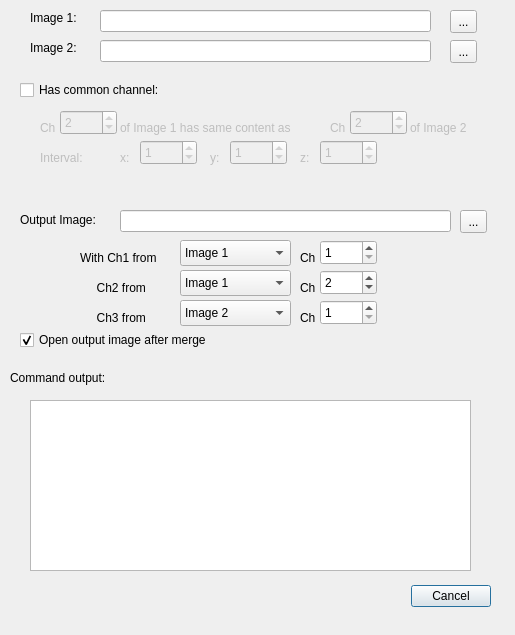
<?xml version="1.0" encoding="UTF-8"?>
<ui version="4.0">
 <class>ZMergeImageDialog</class>
 <widget class="QDialog" name="ZMergeImageDialog">
  <property name="geometry">
   <rect>
    <x>0</x>
    <y>0</y>
    <width>515</width>
    <height>635</height>
   </rect>
  </property>
  <property name="windowTitle">
   <string>Merge Images</string>
  </property>
  <widget class="QDialogButtonBox" name="buttonBox">
   <property name="geometry">
    <rect>
     <x>20</x>
     <y>580</y>
     <width>471</width>
     <height>32</height>
    </rect>
   </property>
   <property name="orientation">
    <enum>Qt::Horizontal</enum>
   </property>
   <property name="standardButtons">
    <set>QDialogButtonBox::Cancel</set>
   </property>
   <property name="centerButtons">
    <bool>false</bool>
   </property>
  </widget>
  <widget class="QLabel" name="label">
   <property name="geometry">
    <rect>
     <x>30</x>
     <y>10</y>
     <width>62</width>
     <height>16</height>
    </rect>
   </property>
   <property name="text">
    <string>Image 1:</string>
   </property>
  </widget>
  <widget class="QLineEdit" name="Image1lineEdit">
   <property name="geometry">
    <rect>
     <x>100</x>
     <y>10</y>
     <width>331</width>
     <height>22</height>
    </rect>
   </property>
  </widget>
  <widget class="QToolButton" name="Image1ToolButton">
   <property name="geometry">
    <rect>
     <x>450</x>
     <y>10</y>
     <width>27</width>
     <height>23</height>
    </rect>
   </property>
   <property name="text">
    <string>...</string>
   </property>
  </widget>
  <widget class="QLineEdit" name="Image2lineEdit">
   <property name="geometry">
    <rect>
     <x>100</x>
     <y>40</y>
     <width>331</width>
     <height>22</height>
    </rect>
   </property>
  </widget>
  <widget class="QToolButton" name="Image2ToolButton">
   <property name="geometry">
    <rect>
     <x>450</x>
     <y>40</y>
     <width>27</width>
     <height>23</height>
    </rect>
   </property>
   <property name="text">
    <string>...</string>
   </property>
  </widget>
  <widget class="QLabel" name="label_2">
   <property name="geometry">
    <rect>
     <x>30</x>
     <y>40</y>
     <width>62</width>
     <height>16</height>
    </rect>
   </property>
   <property name="text">
    <string>Image 2:</string>
   </property>
  </widget>
  <widget class="QCheckBox" name="hasCommonChannelCheckBox">
   <property name="geometry">
    <rect>
     <x>20</x>
     <y>80</y>
     <width>171</width>
     <height>20</height>
    </rect>
   </property>
   <property name="toolTip">
    <string>Register this channel</string>
   </property>
   <property name="text">
    <string>Has common channel:</string>
   </property>
  </widget>
  <widget class="QLabel" name="label_3">
   <property name="enabled">
    <bool>false</bool>
   </property>
   <property name="geometry">
    <rect>
     <x>40</x>
     <y>120</y>
     <width>31</width>
     <height>16</height>
    </rect>
   </property>
   <property name="text">
    <string>Ch</string>
   </property>
  </widget>
  <widget class="QSpinBox" name="Image1CommonChannelSpinBox">
   <property name="enabled">
    <bool>false</bool>
   </property>
   <property name="geometry">
    <rect>
     <x>60</x>
     <y>110</y>
     <width>57</width>
     <height>25</height>
    </rect>
   </property>
   <property name="minimum">
    <number>1</number>
   </property>
   <property name="maximum">
    <number>3</number>
   </property>
   <property name="value">
    <number>2</number>
   </property>
  </widget>
  <widget class="QLabel" name="label_4">
   <property name="enabled">
    <bool>false</bool>
   </property>
   <property name="geometry">
    <rect>
     <x>120</x>
     <y>120</y>
     <width>221</width>
     <height>16</height>
    </rect>
   </property>
   <property name="text">
    <string>of Image 1 has same content as</string>
   </property>
  </widget>
  <widget class="QSpinBox" name="Image2CommonChannelSpinBox">
   <property name="enabled">
    <bool>false</bool>
   </property>
   <property name="geometry">
    <rect>
     <x>350</x>
     <y>110</y>
     <width>57</width>
     <height>25</height>
    </rect>
   </property>
   <property name="minimum">
    <number>1</number>
   </property>
   <property name="maximum">
    <number>3</number>
   </property>
   <property name="value">
    <number>2</number>
   </property>
  </widget>
  <widget class="QLabel" name="label_5">
   <property name="enabled">
    <bool>false</bool>
   </property>
   <property name="geometry">
    <rect>
     <x>410</x>
     <y>120</y>
     <width>81</width>
     <height>16</height>
    </rect>
   </property>
   <property name="text">
    <string>of Image 2</string>
   </property>
  </widget>
  <widget class="QLineEdit" name="OutputImagelineEdit">
   <property name="geometry">
    <rect>
     <x>120</x>
     <y>210</y>
     <width>331</width>
     <height>22</height>
    </rect>
   </property>
  </widget>
  <widget class="QToolButton" name="OutputImageToolButton">
   <property name="geometry">
    <rect>
     <x>460</x>
     <y>210</y>
     <width>27</width>
     <height>23</height>
    </rect>
   </property>
   <property name="text">
    <string>...</string>
   </property>
  </widget>
  <widget class="QLabel" name="label_6">
   <property name="geometry">
    <rect>
     <x>20</x>
     <y>210</y>
     <width>91</width>
     <height>20</height>
    </rect>
   </property>
   <property name="text">
    <string>Output Image:</string>
   </property>
  </widget>
  <widget class="QLabel" name="label_7">
   <property name="geometry">
    <rect>
     <x>80</x>
     <y>250</y>
     <width>101</width>
     <height>16</height>
    </rect>
   </property>
   <property name="text">
    <string>With Ch1 from </string>
   </property>
  </widget>
  <widget class="QLabel" name="label_8">
   <property name="enabled">
    <bool>true</bool>
   </property>
   <property name="geometry">
    <rect>
     <x>300</x>
     <y>250</y>
     <width>62</width>
     <height>16</height>
    </rect>
   </property>
   <property name="text">
    <string>Ch</string>
   </property>
  </widget>
  <widget class="QSpinBox" name="Ch1ImageChannelSpinBox">
   <property name="enabled">
    <bool>true</bool>
   </property>
   <property name="geometry">
    <rect>
     <x>320</x>
     <y>240</y>
     <width>57</width>
     <height>25</height>
    </rect>
   </property>
   <property name="minimum">
    <number>1</number>
   </property>
   <property name="maximum">
    <number>3</number>
   </property>
   <property name="value">
    <number>1</number>
   </property>
  </widget>
  <widget class="QComboBox" name="Ch1ImageComboBox">
   <property name="geometry">
    <rect>
     <x>180</x>
     <y>240</y>
     <width>111</width>
     <height>26</height>
    </rect>
   </property>
   <property name="currentIndex">
    <number>1</number>
   </property>
   <item>
    <property name="text">
     <string>None</string>
    </property>
   </item>
   <item>
    <property name="text">
     <string>Image 1</string>
    </property>
   </item>
   <item>
    <property name="text">
     <string>Image 2</string>
    </property>
   </item>
  </widget>
  <widget class="QLabel" name="label_9">
   <property name="enabled">
    <bool>true</bool>
   </property>
   <property name="geometry">
    <rect>
     <x>300</x>
     <y>280</y>
     <width>62</width>
     <height>16</height>
    </rect>
   </property>
   <property name="text">
    <string>Ch</string>
   </property>
  </widget>
  <widget class="QLabel" name="label_10">
   <property name="geometry">
    <rect>
     <x>80</x>
     <y>280</y>
     <width>101</width>
     <height>16</height>
    </rect>
   </property>
   <property name="text">
    <string>     Ch2 from </string>
   </property>
  </widget>
  <widget class="QSpinBox" name="Ch2ImageChannelSpinBox">
   <property name="enabled">
    <bool>true</bool>
   </property>
   <property name="geometry">
    <rect>
     <x>320</x>
     <y>270</y>
     <width>57</width>
     <height>25</height>
    </rect>
   </property>
   <property name="minimum">
    <number>1</number>
   </property>
   <property name="maximum">
    <number>3</number>
   </property>
   <property name="value">
    <number>2</number>
   </property>
  </widget>
  <widget class="QComboBox" name="Ch2ImageComboBox">
   <property name="geometry">
    <rect>
     <x>180</x>
     <y>270</y>
     <width>111</width>
     <height>26</height>
    </rect>
   </property>
   <property name="currentIndex">
    <number>1</number>
   </property>
   <item>
    <property name="text">
     <string>None</string>
    </property>
   </item>
   <item>
    <property name="text">
     <string>Image 1</string>
    </property>
   </item>
   <item>
    <property name="text">
     <string>Image 2</string>
    </property>
   </item>
  </widget>
  <widget class="QLabel" name="label_11">
   <property name="enabled">
    <bool>true</bool>
   </property>
   <property name="geometry">
    <rect>
     <x>300</x>
     <y>310</y>
     <width>62</width>
     <height>16</height>
    </rect>
   </property>
   <property name="text">
    <string>Ch</string>
   </property>
  </widget>
  <widget class="QLabel" name="label_12">
   <property name="geometry">
    <rect>
     <x>80</x>
     <y>310</y>
     <width>101</width>
     <height>16</height>
    </rect>
   </property>
   <property name="text">
    <string>     Ch3 from </string>
   </property>
  </widget>
  <widget class="QSpinBox" name="Ch3ImageChannelSpinBox">
   <property name="enabled">
    <bool>true</bool>
   </property>
   <property name="geometry">
    <rect>
     <x>320</x>
     <y>300</y>
     <width>57</width>
     <height>25</height>
    </rect>
   </property>
   <property name="minimum">
    <number>1</number>
   </property>
   <property name="maximum">
    <number>3</number>
   </property>
   <property name="value">
    <number>1</number>
   </property>
  </widget>
  <widget class="QComboBox" name="Ch3ImageComboBox">
   <property name="geometry">
    <rect>
     <x>180</x>
     <y>300</y>
     <width>111</width>
     <height>26</height>
    </rect>
   </property>
   <property name="currentIndex">
    <number>2</number>
   </property>
   <item>
    <property name="text">
     <string>None</string>
    </property>
   </item>
   <item>
    <property name="text">
     <string>Image 1</string>
    </property>
   </item>
   <item>
    <property name="text">
     <string>Image 2</string>
    </property>
   </item>
  </widget>
  <widget class="QTextEdit" name="commandOutputTextEdit">
   <property name="geometry">
    <rect>
     <x>30</x>
     <y>400</y>
     <width>441</width>
     <height>171</height>
    </rect>
   </property>
   <property name="readOnly">
    <bool>true</bool>
   </property>
  </widget>
  <widget class="QLabel" name="label_13">
   <property name="geometry">
    <rect>
     <x>10</x>
     <y>370</y>
     <width>121</width>
     <height>16</height>
    </rect>
   </property>
   <property name="text">
    <string>Command output:</string>
   </property>
  </widget>
  <widget class="QLabel" name="label_14">
   <property name="enabled">
    <bool>false</bool>
   </property>
   <property name="geometry">
    <rect>
     <x>330</x>
     <y>120</y>
     <width>21</width>
     <height>16</height>
    </rect>
   </property>
   <property name="text">
    <string>Ch</string>
   </property>
  </widget>
  <widget class="QCheckBox" name="OpenOutputImageCheckBox">
   <property name="geometry">
    <rect>
     <x>20</x>
     <y>330</y>
     <width>231</width>
     <height>20</height>
    </rect>
   </property>
   <property name="text">
    <string>Open output image after merge</string>
   </property>
   <property name="checked">
    <bool>true</bool>
   </property>
  </widget>
  <widget class="QLabel" name="label_15">
   <property name="enabled">
    <bool>false</bool>
   </property>
   <property name="geometry">
    <rect>
     <x>40</x>
     <y>150</y>
     <width>62</width>
     <height>16</height>
    </rect>
   </property>
   <property name="toolTip">
    <string>Downsample while registering images</string>
   </property>
   <property name="text">
    <string>Interval:</string>
   </property>
  </widget>
  <widget class="QLabel" name="label_16">
   <property name="enabled">
    <bool>false</bool>
   </property>
   <property name="geometry">
    <rect>
     <x>120</x>
     <y>150</y>
     <width>21</width>
     <height>16</height>
    </rect>
   </property>
   <property name="text">
    <string>x:</string>
   </property>
  </widget>
  <widget class="QSpinBox" name="XIntervalSpinBox">
   <property name="enabled">
    <bool>false</bool>
   </property>
   <property name="geometry">
    <rect>
     <x>140</x>
     <y>140</y>
     <width>57</width>
     <height>25</height>
    </rect>
   </property>
   <property name="minimum">
    <number>0</number>
   </property>
   <property name="maximum">
    <number>10</number>
   </property>
   <property name="value">
    <number>1</number>
   </property>
  </widget>
  <widget class="QLabel" name="label_17">
   <property name="enabled">
    <bool>false</bool>
   </property>
   <property name="geometry">
    <rect>
     <x>210</x>
     <y>150</y>
     <width>21</width>
     <height>16</height>
    </rect>
   </property>
   <property name="text">
    <string>y:</string>
   </property>
  </widget>
  <widget class="QSpinBox" name="YIntervalSpinBox">
   <property name="enabled">
    <bool>false</bool>
   </property>
   <property name="geometry">
    <rect>
     <x>230</x>
     <y>140</y>
     <width>57</width>
     <height>25</height>
    </rect>
   </property>
   <property name="minimum">
    <number>0</number>
   </property>
   <property name="maximum">
    <number>10</number>
   </property>
   <property name="value">
    <number>1</number>
   </property>
  </widget>
  <widget class="QLabel" name="label_18">
   <property name="enabled">
    <bool>false</bool>
   </property>
   <property name="geometry">
    <rect>
     <x>300</x>
     <y>150</y>
     <width>21</width>
     <height>16</height>
    </rect>
   </property>
   <property name="text">
    <string>z:</string>
   </property>
  </widget>
  <widget class="QSpinBox" name="ZIntervalSpinBox">
   <property name="enabled">
    <bool>false</bool>
   </property>
   <property name="geometry">
    <rect>
     <x>320</x>
     <y>140</y>
     <width>57</width>
     <height>25</height>
    </rect>
   </property>
   <property name="minimum">
    <number>0</number>
   </property>
   <property name="maximum">
    <number>10</number>
   </property>
   <property name="value">
    <number>1</number>
   </property>
  </widget>
 </widget>
 <resources/>
 <connections>
  <connection>
   <sender>buttonBox</sender>
   <signal>accepted()</signal>
   <receiver>ZMergeImageDialog</receiver>
   <slot>accept()</slot>
   <hints>
    <hint type="sourcelabel">
     <x>248</x>
     <y>254</y>
    </hint>
    <hint type="destinationlabel">
     <x>157</x>
     <y>274</y>
    </hint>
   </hints>
  </connection>
  <connection>
   <sender>buttonBox</sender>
   <signal>rejected()</signal>
   <receiver>ZMergeImageDialog</receiver>
   <slot>reject()</slot>
   <hints>
    <hint type="sourcelabel">
     <x>316</x>
     <y>260</y>
    </hint>
    <hint type="destinationlabel">
     <x>286</x>
     <y>274</y>
    </hint>
   </hints>
  </connection>
 </connections>
</ui>
